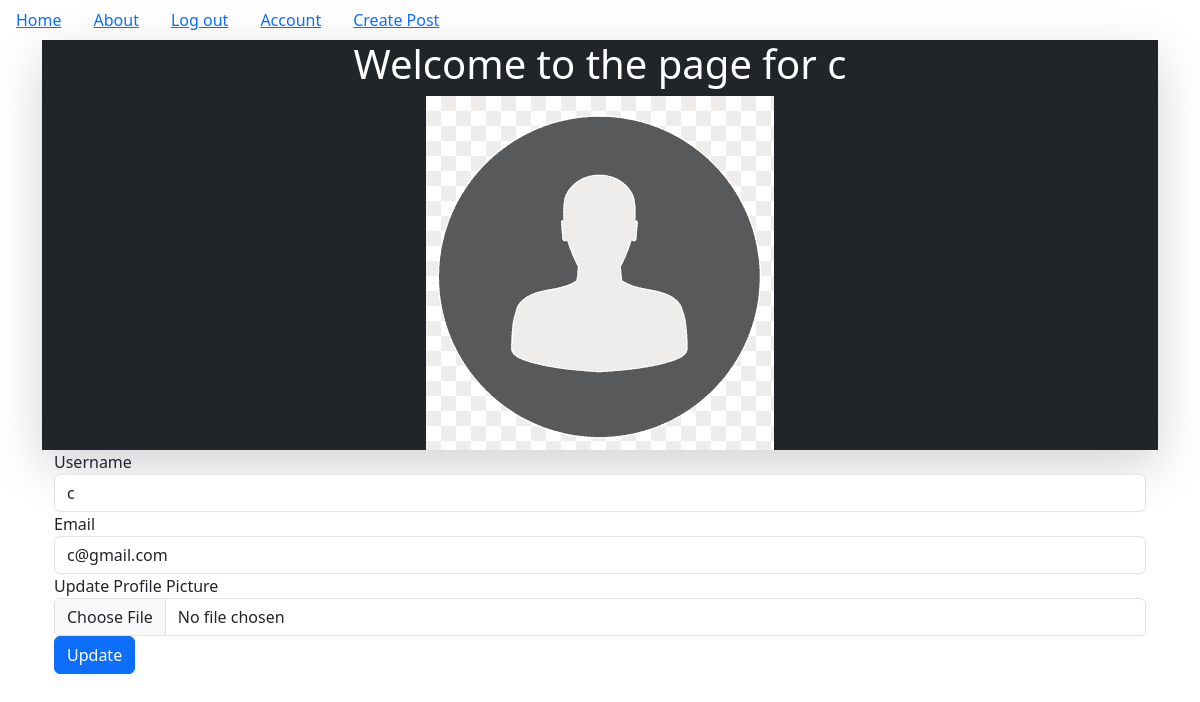
/account (signed in), run on the app's committed database.
### puppycompanyblog/models.py (models this page shows, shortened)
class User(db.Model, UserMixin):
    __tablename__ = 'users'
    id = db.Column(db.Integer, primary_key=True)
    profile_image = db.Column(db.String(64), nullable=False, default='static/default_profile.png') #later on in our static folder we are going to put our "default_profile.png"
    email = db.Column(db.String(64), unique=True, index=True)
    username = db.Column(db.String(64), unique=True, index=True)
    password_hash = db.Column(db.String(128))
    post = db.relationship('BlogPost', backref='author', lazy=True)

### puppycompanyblog/users/views.py (the view)
@users.route('/account', methods=['GET', 'POST'])
@login_required
def account():
    form = UpdateUserForm()
    if form.validate_on_submit():
        if form.picture.data:
            username = current_user.username
            pic = add_profile_pic(form.picture.data, username)
            current_user.profile_image = pic
        current_user.username = form.username.data
        current_user.email = form.email.data
        db.session.commit()
        flash('User Account Updated!')
        return redirect(url_for('users.account'))
    elif request.method == 'GET': #if they are not submmiting anything we are grabbing the current username and email
        form.username.data = current_user.username
        form.email.data = current_user.email
    profile_image = url_for('static', filename='profile_pics/' + current_user.profile_image)
    return render_template('account.html',profile_image=profile_image, form=form)

### puppycompanyblog/users/forms.py
class UpdateUserForm(FlaskForm):
    email = StringField('Email', validators=[DataRequired(), Email()])
    username = StringField('Username', validators=[DataRequired()])
    picture = FileField('Update Profile Picture', validators=[FileAllowed(['jpg', 'png'])])
    submit = SubmitField('Update')

### puppycompanyblog/models.py (called while the page is built)
@login_manager.user_loader
def load_user(user_id):
    return User.query.get(user_id)

### puppycompanyblog/templates/account.html (shortened to what this page needs)
{% extends 'base.html'%}
{% block content%}
<div class="bg-dark text-white shadow-lg">
    <div align="center">
        <h1>Welcome to the page for {{current_user.username}}</h1>
        <img align="center" src="{{url_for('static', filename='profile_pics/'+current_user.profile_image)}}" alt="">
    </div>
</div>
<div class="container">
    <form method="POST" action="" enctype="multipart/form-data">
        <div class="form-group">
            {{form.username.label(class='form-group')}}
            {{form.username(class='form-control')}}
        </div>
        <div class="form-group">
            {{form.email.label(class='form-group')}}
            {{form.email(class='form-control')}}
        </div>
        <div class="form-group">
            {{form.picture.label(class='form-group')}}
            {{form.picture(class='form-control')}}
        </div>
        <div class="form-group">
      {{form.submit(class='btn btn-primary')}}
        </div>
    </form>
</div>
{% endblock %}

### data on the page
User: username "c", profile_image (placeholder picture), email "c@gmail.com"
